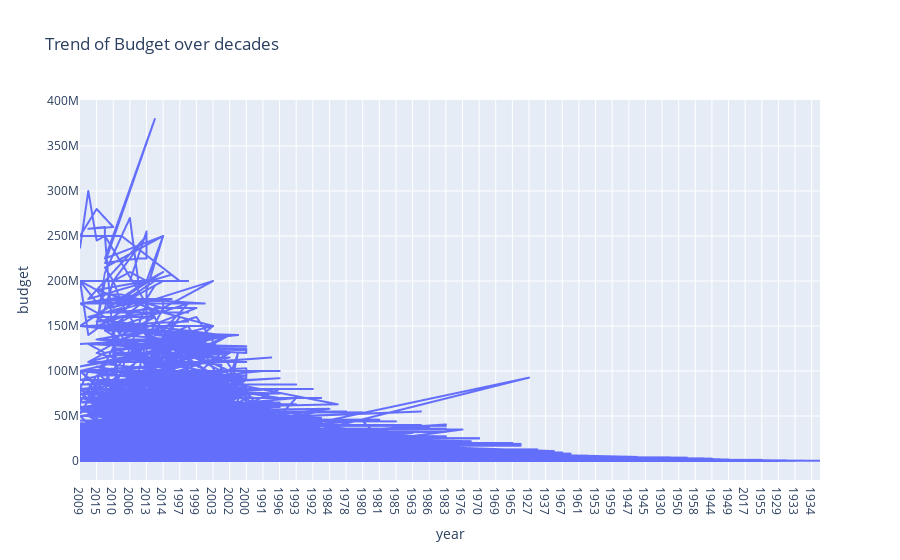

Notebook source saved alongside this figure:
### Code cell
# .........Plot the trend of loudness of cost of movie productioon over decades using a line plot: 
px.line(processed_data, x='year', y='budget', title='Trend of Budget over decades')

### Figure 1 — Plotly figure (JSON) as saved in the notebook; plotly's stock layout.template omitted (floating-point values rounded to 4 significant figures; data arrays with more than 128 entries replaced by an {"elided": "..."} marker saying what was removed)
{"data": [{"hovertemplate": "year=%{x}<br>budget=%{y}<extra></extra>", "legendgroup": "", "line": {"color": "#636efa", "dash": "solid"}, "marker": {"symbol": "circle"}, "mode": "lines", "name": "", "showlegend": false, "type": "scattergl", "x": {"elided": "4809 str values"}, "xaxis": "x", "y": {"elided": "4809 int values"}, "yaxis": "y"}], "layout": {"legend": {"tracegroupgap": 0}, "title": {"text": "Trend of Budget over decades"}, "xaxis": {"anchor": "y", "domain": [0, 1], "title": {"text": "year"}}, "yaxis": {"anchor": "x", "domain": [0, 1], "title": {"text": "budget"}}}}
